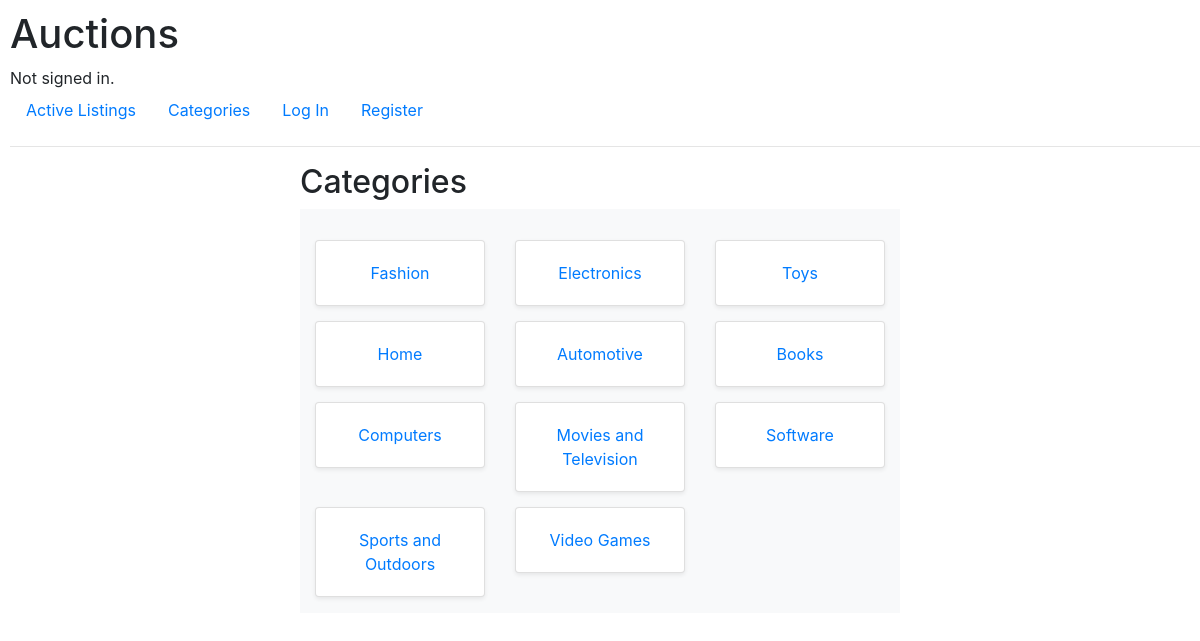
Page /categories/ on the committed database.
### auctions/models.py (models this page shows)
class AuctionCategories(models.Model):
    category = models.CharField(max_length=64)
    def __str__(self):
        return f"{self.category}"

### auctions/views.py (the view)
# urls.py: path("categories/", views.categories, name="categories"),
def categories(request):
    categories = AuctionCategories.objects.all()
    return render(request, "auctions/categories.html", {
        "categories": categories
    })

### auctions/templates/auctions/categories.html (shortened to what this page needs)
{% extends "auctions/layout.html" %}
{% block body %}
    <div class="divform">
        <h2>Categories</h2>
        <div class="album py-3 bg-light">
            <div class="container">
                <div class="row row-cols-1 row-cols-sm-2 row-cols-md-3 g-3">
                    {% for category in categories %}
                    <a href="{% url 'category_id' category.id %}">
                        <div class="col">
                            <div class="card text-center shadow-sm divcard">
                                <div class="card-body">
                                  <spam class="card-title"> {{ category }} </spam>
                                </div>
                            </div>
                        </div>
                    </a>
                    {% endfor %}
                </div>
            </div>
        </div>
     </div>
{% endblock %}

### auctions/templates/auctions/layout.html (shortened to what this page needs)
{% load static %}
<!DOCTYPE html>
<html lang="en">
    <head>
        <link rel="stylesheet" href="https://stackpath.bootstrapcdn.com/bootstrap/4.4.1/css/bootstrap.min.css">
        <link href="{% static 'auctions/styles.css' %}" rel="stylesheet">
    </head>
    <body>
        <div class="bmain">
        <h1>Auctions</h1>
        <div>
            {% if user.is_authenticated %}
                Signed in as <strong>{{ user.username }}</strong>.
            {% else %}
                Not signed in.
            {% endif %}
        </div>
        <ul class="nav">
            <li class="nav-item">
                <a class="nav-link" href="{% url 'index' %}">Active Listings</a>
            </li>
            <li class="nav-item">
                    <a class="nav-link" href="{% url 'categories' %}">Categories</a>
                </li>
            {% if user.is_authenticated %}
                <li class="nav-item">
                    <a class="nav-link" href="{% url 'create' %}">Create Listing</a>
                </li>
                <li class="nav-item">
                    <a class="nav-link" href="{% url 'watchlist' %}">Watchlist
                    {% if user.watchlist_user.all|length > 0 %}
                        <span class="badge bg-primary text-white">{{ user.watchlist_user.all|length }}</span>
                    {% endif %}
                    </a>
                </li>
                <li class="nav-item">
                    <a class="nav-link" href="{% url 'logout' %}">Log Out</a>
                </li>
            {% else %}
                <li class="nav-item">
                    <a class="nav-link" href="{% url 'login' %}">Log In</a>
                </li>
                <li class="nav-item">
                    <a class="nav-link" href="{% url 'register' %}">Register</a>
                </li>
            {% endif %}
        </ul>
        <hr>
        </div>
        {% block body %}
        {% endblock %}
    </body>
</html>

### auctions/static/auctions/styles.css (style rules this page uses)
.bmain { padding: 10px 0 0 10px; }
.divform { width: 50%; margin: auto; }
.divcard { margin-top: 15px; max-width: 800px; }

### rows in the picture
AuctionCategories: category "Fashion"
AuctionCategories: category "Electronics"
AuctionCategories: category "Toys"
AuctionCategories: category "Home"
AuctionCategories: category "Automotive"
AuctionCategories: category "Books"
AuctionCategories: category "Computers"
AuctionCategories: category "Movies and Television"
AuctionCategories: category "Software"
AuctionCategories: category "Sports and Outdoors"
AuctionCategories: category "Video Games"
